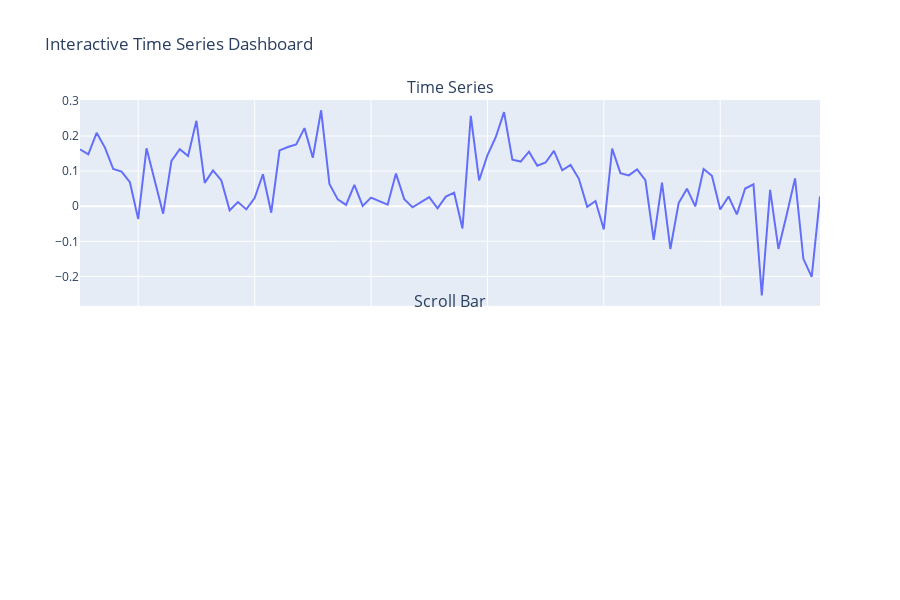

The notebook cell this image was saved under:
### Code cell
fig.update_layout(height=600, title_text="Interactive Time Series Dashboard")
